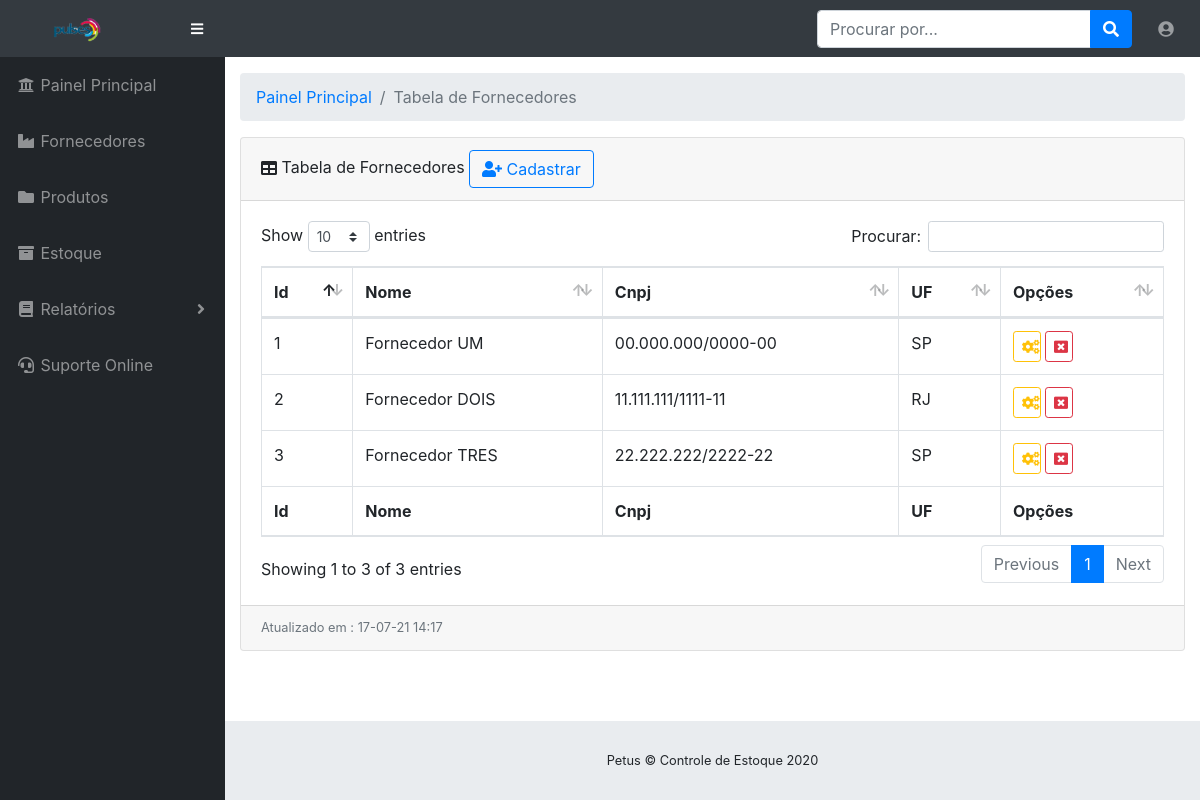
/view/lista_fornecedores.php (signed in), run on the app's committed database.
### tables this page shows
CREATE TABLE `fornecedores` (
  `id` int(11) NOT NULL,
  `nome` varchar(100) DEFAULT NULL,
  `cnpj` varchar(50) DEFAULT NULL,
  `uf` varchar(3) DEFAULT NULL,
  `tipo_estabelecimento` varchar(50) DEFAULT NULL
);

### view/lista_fornecedores.php (the view, shortened to what this page needs)
<?php
require "../dao/conexao.php";
$sql_lista_fornec = "SELECT * FROM fornecedores";
$result_lista_fornec = mysqli_query($conexao, $sql_lista_fornec);
?>
<!DOCTYPE html>
<html lang="en">
<head>
  <link href="../vendor/fontawesome-free/css/all.min.css" rel="stylesheet" type="text/css">
  <link href="../vendor/datatables/dataTables.bootstrap4.css" rel="stylesheet">
  <link href="../css/sb-admin.css" rel="stylesheet">
</head>
<body id="page-top">
  <?php
  include_once "nav.php";
  ?>
  <div id="wrapper">
    <?php
    include_once "menu.php";
    ?>
    <div id="content-wrapper">
      <div class="container-fluid">
        <ol class="breadcrumb">
          <li class="breadcrumb-item">
            <a href="painel.php">Painel Principal</a>
          </li>
          <li class="breadcrumb-item active">Tabela de Fornecedores</li>
        </ol>
        <div class="card mb-3">
          <div class="card-header">
            <i class="fas fa-table"></i>
            Tabela de Fornecedores
            <button style="" type="button" data-toggle="modal" data-target="#modal_cadastrar_fornecedor" class="btn btn-outline-primary fixed-right"> <i class="fa fa-user-plus" aria-hidden="true"></i> Cadastrar</button>
            </div>
          <div class="card-body">
            <div class="table-responsive">
              <table class="table table-bordered" id="dataTable" width="100%" cellspacing="0">
                <thead>
                  <tr>
                    <th>Id</th>
                    <th>Nome</th>
                    <th>Cnpj</th>
                    <th>UF</th>
                    <th>Opções</th>
                  </tr>
                </thead>
                <tfoot>
                  <tr>
                    <th>Id</th>
                    <th>Nome</th>
                    <th>Cnpj</th>
                    <th>UF</th>
                    <th>Opções</th>
                  </tr>
                </tfoot>
                <tbody>
                  <?php while ($dados_lista_fornec = mysqli_fetch_array($result_lista_fornec)) {
                    echo "<tr>";
                    echo "<td> " . $dados_lista_fornec['id'] . "</td>";
                    echo "<td> " . $dados_lista_fornec['nome'] . "</td>";
                    echo "<td> " . $dados_lista_fornec['cnpj'] . "</td>";
                    echo "<td> " . $dados_lista_fornec['uf'] . "</td>";
                    echo "<td> " . "<a href='select_alterar_fornecedor.php?id=".$dados_lista_fornec['id']."' type='button' class='btn btn-outline-warning btn-sm 'data-toggle='tooltip' data-placement='top' title='Alterar' style='width:20%;'><i class='fa fa-cogs' aria-hidden='true'></i></a>"." "."<a href='' type='button' class='btn btn-outline-danger btn-sm' data-toggle='tooltip' data-placement='top' title='Excluir' style='width:20%;'><i class='fa fa-window-close' aria-hidden='true'></i></a>"."</td>";
                    echo "</tr>";
                  }
                  ?>
                </tbody>
              </table>
            </div>
          </div>
          <div class="card-footer small text-muted"> Atualizado em :
            <?php date_default_timezone_set('America/Sao_Paulo');
            $date = date('d-m-y H:i');
            echo $date; ?>
          </div>
        </div
      </div>
    </div>
    <footer class="sticky-footer">
      <div class="container my-auto">
        <div class="copyright text-center my-auto">
          <span>Petus © Controle de Estoque 2020</span>
        </div>
      </div>
    </footer>
  </div>
  </div>
</body>
</html>

### data on the page
fornecedores: id "1", nome "Fornecedor UM", cnpj "00.000.000/0000-00", uf "SP"
fornecedores: id "2", nome "Fornecedor DOIS", cnpj "11.111.111/1111-11", uf "RJ"
fornecedores: id "3", nome "Fornecedor TRES", cnpj "22.222.222/2222-22", uf "SP"
